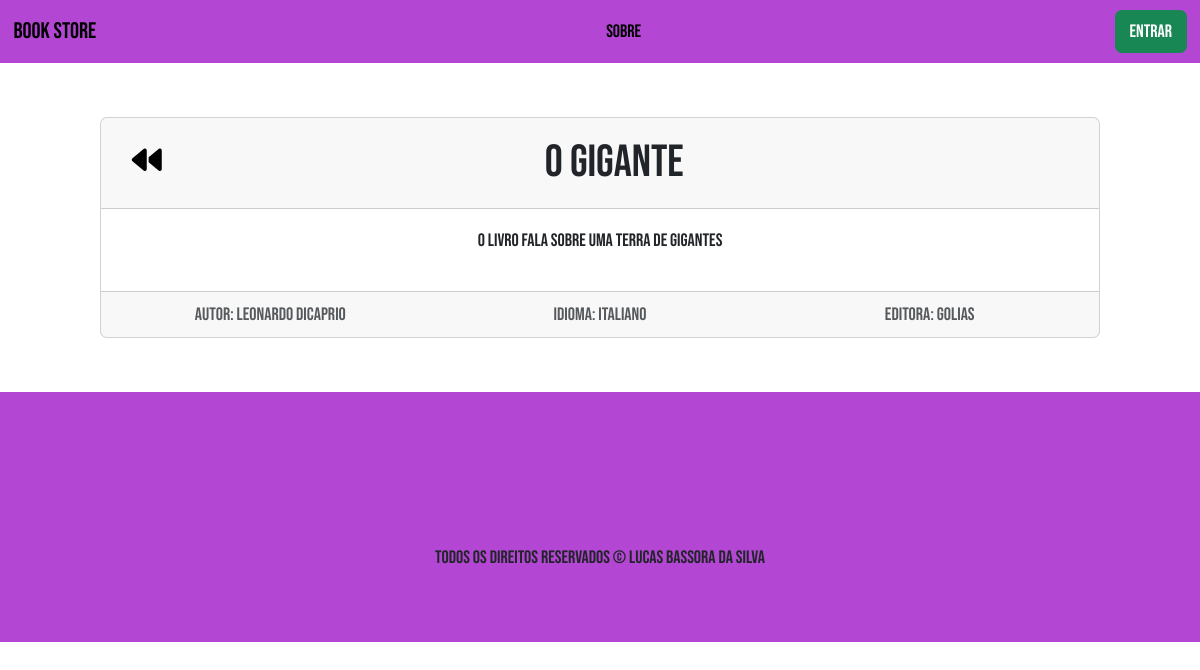
The app's page /book/25 with its own data.
### livros/models.py (models this page shows)
class Livros(models.Model):
    IDIOMAS = [
        ('Português' , 'Português'),
        ('Inglês' , 'Inglês'),
        ('Italiano' , 'Italiano'),
        ('Francês' , 'Francês'),
        ('Espanhol' , 'Espanhol'),
        ('Alemão' , 'Alemão')
    ]
    titulo = models.CharField(max_length=255)
    autor = models.CharField(max_length=255)
    editora = models.CharField(max_length=255)
    numeroPaginas = models.CharField(max_length=255)
    idioma = models.CharField(max_length=9, choices=IDIOMAS)
    descricao = models.TextField()
    created_at = models.DateTimeField(auto_now_add=True)
    updated_at = models.DateTimeField(auto_now=True)

### livros/views.py (the view)
# urls.py: path('book/<int:id>', views.viewBook, name='view-book'),
def viewBook(request, id):
    livro = get_object_or_404(Livros, pk=id)
    return render(request, 'livros/book.html', {'livro' : livro})

### livros/templates/livros/book.html (shortened to what this page needs)
{% extends 'base.html' %}
{% block content%}
<div class="offset-1 col-10 list-div mt-5 mb-5">
    <div class="card text-center">
        <div class="card-header">
            <div class="row">
                <div class="col-1 justify-content-center pt-3"><a href=".."><i class="fa-solid fa-backward d-inline-block"></i></a></div>
                <div class="col-11"><h1 class="d-inline-block pe-5 pt-2">{{livro.titulo}}</h1></div>
            </div>
        </div>
        <div class="card-body">
          <p class="card-text">{{livro.descricao}}</p>
        </div>
        <div class="card-footer text-body-secondary">
            <div class="row">
                <div class="col"><span class="text-start mx-5">Autor: {{livro.autor}}</span></div>
                <div class="col"><span class="text-center mx-5">Idioma: {{livro.idioma}}</span></div>
                <div class="col"><span class="text-end mx-5">Editora: {{livro.editora}}</span></div>
            </div>
        </div>
      </div>
</div>
{% endblock %}

### livros/static/css/style.css (style rules this page uses)
* { font-family: "Bebas Neue", sans-serif; font-size: 18px; font-style: normal; }
.fa-backward { color: black; font-size: 30px; }
.card-body { height: 82px; }

### records on screen
Livros: titulo "O gigante", descricao "O livro fala sobre uma terra de gigantes", autor "Leonardo dicaprio", idioma "Italiano", editora "Golias"
